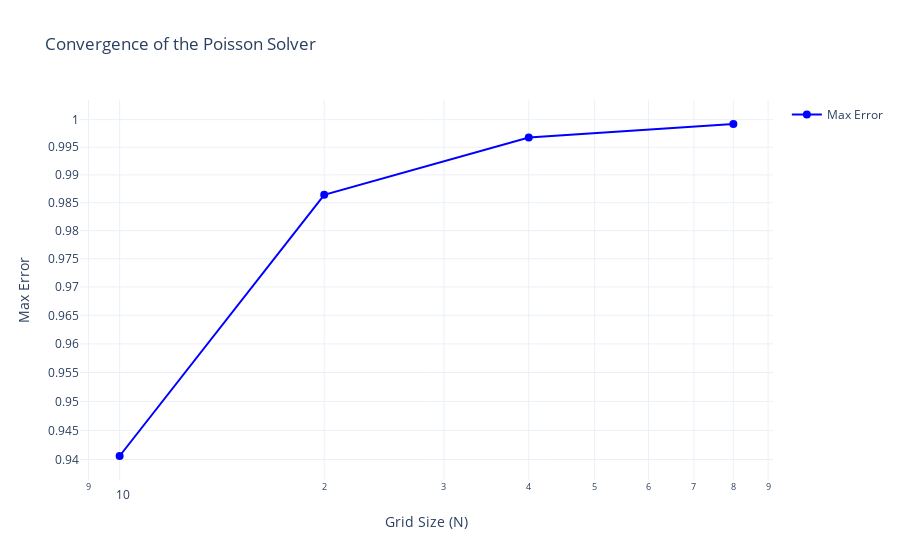

This figure's notebook cell:
### Markdown cell above
Given a number of grid points (start with a small number), call a linear system solver and compute the relative error in the maximum norm in the computational domain $\Omega$. Show a convergence plot in log-log scale with respect to the step size. What is the expected convergence rate? Do you observe any difficulty in terms of computational time?

### Code cell
from scipy.sparse.linalg import spsolve
import plotly.graph_objects as go
import time

start_time = time.time()

# Define the exact solution
def exact_solution(X, Y):
    return np.sin(np.pi * X) ** 2 * np.sin(np.pi * Y) ** 2

# Define the right-hand side f(x, y)
def compute_rhs(X, Y):
    return -np.pi ** 2 * (2 * np.sin(np.pi * X) ** 2 * np.sin(np.pi * Y) ** 2 +
                          2 * np.sin(np.pi * X) ** 2 * np.cos(np.pi * Y) ** 2 +
                          2 * np.sin(np.pi * Y) ** 2 * np.cos(np.pi * X) ** 2)

# Validation function
def validate_solver(Nx, Ny):
    # Create the Poisson system
    A, f, b = create_poisson_system(Nx, Ny)
    
    # Solve the linear system
    u = spsolve(A, f + b)  # Incorporate boundary conditions

    # Create grid for exact solution
    x = np.linspace(0, 1, Nx)
    y = np.linspace(0, 1, Ny)
    X, Y = np.meshgrid(x, y)

    # Compute exact solution and error
    u_ex = exact_solution(X, Y).flatten()[:(Nx - 1) * (Ny - 1)]  # Ensure u_ex matches the size of u
    error = np.max(np.abs(u - u_ex))

    return error

# Convergence analysis
errors = []
grid_sizes = [10, 20, 40, 80]

for size in grid_sizes:
    error = validate_solver(size, size)
    errors.append(error)

# Plotting the convergence using Plotly
fig = go.Figure()

fig.add_trace(go.Scatter(
    x=grid_sizes,
    y=errors,
    mode='lines+markers',
    name='Max Error',
    marker=dict(size=8, color='blue'),
    line=dict(width=2)
))

fig.update_layout(
    title='Convergence of the Poisson Solver',
    xaxis_title='Grid Size (N)',
    yaxis_title='Max Error',
    xaxis_type='log',
    yaxis_type='log',
    template='plotly_white',
    showlegend=True
)

fig.show()
computational_time = time.time() - start_time
print(f"Computational time: {computational_time:.2f} seconds")

### Figure 1 — Plotly figure (JSON) as saved in the notebook; plotly's stock layout.template omitted (floating-point values rounded to 4 significant figures)
{"data": [{"line": {"width": 2}, "marker": {"color": "blue", "size": 8}, "mode": "lines+markers", "name": "Max Error", "type": "scatter", "x": [10, 20, 40, 80], "y": [0.9406, 0.9864, 0.9968, 0.9992]}], "layout": {"showlegend": true, "title": {"text": "Convergence of the Poisson Solver"}, "xaxis": {"title": {"text": "Grid Size (N)"}, "type": "log"}, "yaxis": {"title": {"text": "Max Error"}, "type": "log"}}}
